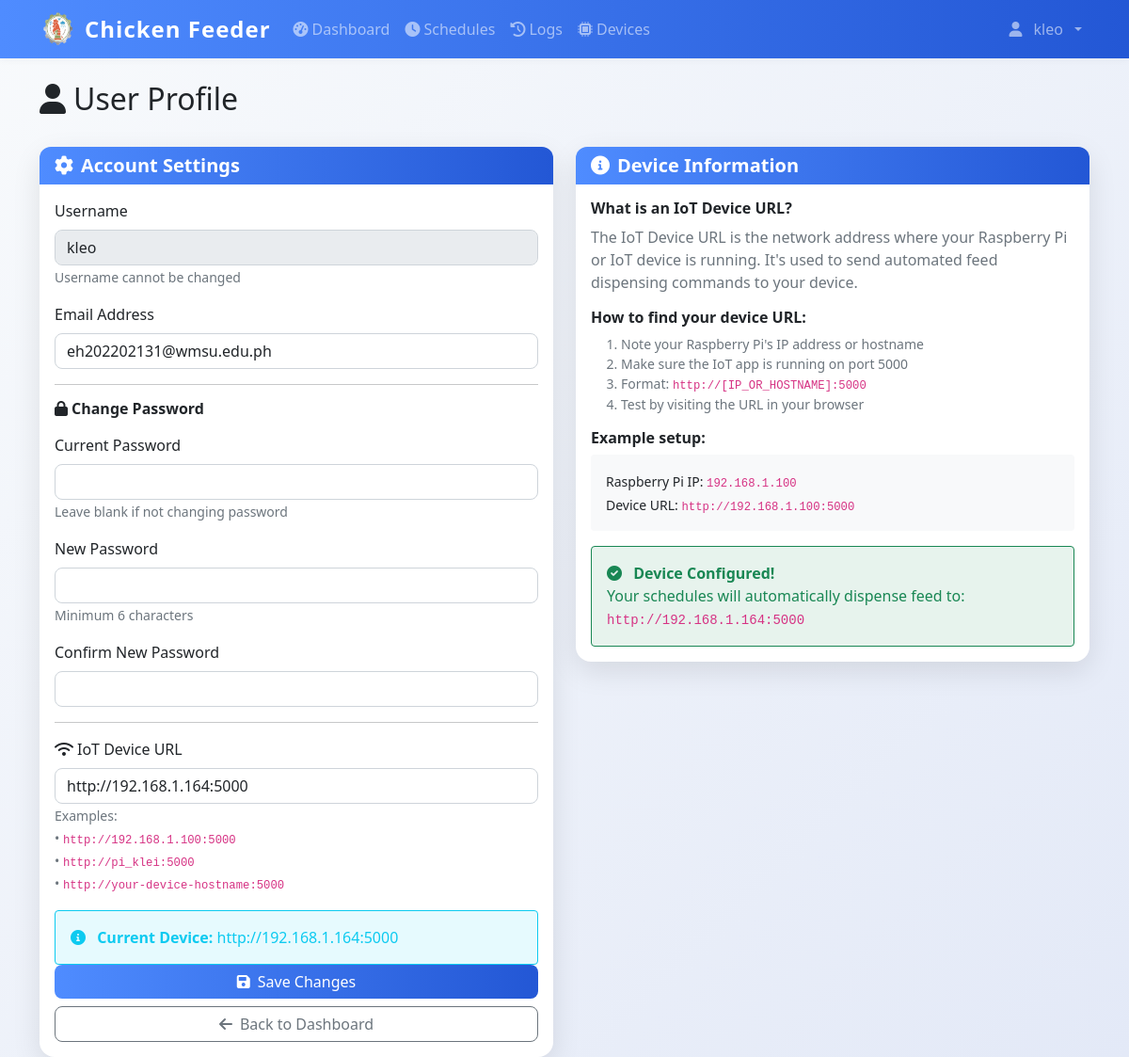
The page /profile (signed in) on the database its author committed.
### models.py (models this page shows)
class User(UserMixin, db.Model):
    id = db.Column(db.Integer, primary_key=True)
    username = db.Column(db.String(80), unique=True, nullable=False)
    email = db.Column(db.String(120), unique=True, nullable=False)
    password_hash = db.Column(db.String(120), nullable=False)
    iot_device_url = db.Column(db.String(255), nullable=True)  # e.g., 'http://192.168.1.100:5000' or 'pi_klei'
    is_admin = db.Column(db.Boolean, default=True)
    created_at = db.Column(db.DateTime, default=datetime.now)

### app.py (the view, shortened to what this page needs)
@app.route('/profile', methods=['GET', 'POST'])
@login_required
def profile():
    return render_template('profile.html', user=current_user)

### app.py (called while the page is built)
@login_manager.user_loader
def load_user(user_id):
    return db.session.get(User, int(user_id))

@app.context_processor
def inject_datetime():
    return {'datetime': datetime}

@app.before_request
def restrict_admin_from_user_pages():
    if current_user.is_authenticated and getattr(current_user, 'is_admin', False):
        if not request.path.startswith('/admin'):
            if not request.path.startswith('/static') and not request.path.startswith('/logout'):
                return redirect(url_for('admin.dashboard'))

### templates/profile.html (shortened to what this page needs)
{% extends "base.html" %}
{% block content %}
<div class="container mt-4">
    <div class="row mb-4">
        <div class="col">
            <h1 class="h2">
                <i class="fas fa-user me-2"></i>User Profile
            </h1>
        </div>
    </div>
    <div class="row">
        <div class="col-lg-6">
            <div class="card shadow">
                <div class="card-header bg-primary text-white">
                    <h5 class="card-title mb-0">
                        <i class="fas fa-cog me-2"></i>Account Settings
                    </h5>
                </div>
                <div class="card-body">
                    <form method="POST">
                        <div class="mb-3">
                            <label for="username" class="form-label">Username</label>
                            <input type="text" class="form-control" id="username" value="{{ user.username }}" disabled>
                            <small class="text-muted">Username cannot be changed</small>
                        </div>
                        <div class="mb-3">
                            <label for="email" class="form-label">Email Address</label>
                            <input type="email" class="form-control" id="email" name="email" value="{{ user.email }}" required>
                        </div>
                        <hr>
                        <h6 class="mb-3">
                            <i class="fas fa-lock me-1"></i>Change Password
                        </h6>
                        <div class="mb-3">
                            <label for="current_password" class="form-label">Current Password</label>
                            <input type="password" class="form-control" id="current_password" name="current_password">
                            <small class="text-muted">Leave blank if not changing password</small>
                        </div>
                        <div class="mb-3">
                            <label for="new_password" class="form-label">New Password</label>
                            <input type="password" class="form-control" id="new_password" name="new_password">
                            <small class="text-muted">Minimum 6 characters</small>
                        </div>
                        <div class="mb-3">
                            <label for="confirm_password" class="form-label">Confirm New Password</label>
                            <input type="password" class="form-control" id="confirm_password" name="confirm_password">
                        </div>
                        <hr>
                        <div class="mb-3">
                            <label for="iot_device_url" class="form-label">
                                <i class="fas fa-wifi me-1"></i>IoT Device URL
                            </label>
                            <input type="text" class="form-control" id="iot_device_url" name="iot_device_url"
                                placeholder="http://192.168.1.100:5000"
                                value="{{ user.iot_device_url or '' }}">
                            <small class="form-text text-muted">
                                Examples:<br>
                                • <code>http://192.168.1.100:5000</code><br>
                                • <code>http://pi_klei:5000</code><br>
                                • <code>http://your-device-hostname:5000</code>
                            </small>
                        </div>
                        {% if user.iot_device_url %}
                        <div class="bg-info bg-opacity-10 text-info border border-info rounded p-3" role="alert">
                            <i class="fas fa-info-circle me-2"></i>
                            <strong>Current Device:</strong> {{ user.iot_device_url }}
                        </div>
                        {% else %}
                        <div class="bg-warning bg-opacity-10 text-warning border border-warning rounded p-3" role="alert">
                            <i class="fas fa-exclamation-triangle me-2"></i>
                            <strong>No device configured.</strong> Scheduled feeds will fail without an IoT device URL.
                        </div>
                        {% endif %}
                        <div class="d-grid gap-2">
                            <button type="submit" class="btn btn-primary">
                                <i class="fas fa-save me-2"></i>Save Changes
                            </button>
                            <a href="{{ url_for('dashboard') }}" class="btn btn-outline-secondary">
                                <i class="fas fa-arrow-left me-2"></i>Back to Dashboard
                            </a>
                        </div>
                    </form>
                </div>
            </div>
        </div>
        <div class="col-lg-6">
            <div class="card shadow">
                <div class="card-header bg-primary text-white">
                    <h5 class="card-title mb-0">
                        <i class="fas fa-info-circle me-2"></i>Device Information
                    </h5>
                </div>
                <div class="card-body">
                    <div class="mb-3">
                        <h6>What is an IoT Device URL?</h6>
                        <p class="text-muted">
                            The IoT Device URL is the network address where your Raspberry Pi or IoT device is running.
                            It's used to send automated feed dispensing commands to your device.
                        </p>
                    </div>
                    <div class="mb-3">
                        <h6>How to find your device URL:</h6>
                        <ol class="text-muted small">
                            <li>Note your Raspberry Pi's IP address or hostname</li>
                            <li>Make sure the IoT app is running on port 5000</li>
                            <li>Format: <code>http://[IP_OR_HOSTNAME]:5000</code></li>
                            <li>Test by visiting the URL in your browser</li>
                        </ol>
                    </div>
                    <div class="mb-3">
                        <h6>Example setup:</h6>
                        <div class="bg-light p-3 rounded">
                            <small>
                                Raspberry Pi IP: <code>192.168.1.100</code><br>
                                Device URL: <code>http://192.168.1.100:5000</code>
                            </small>
                        </div>
                    </div>
                    {% if user.iot_device_url %}
                    <div class="bg-success bg-opacity-10 text-success border border-success rounded p-3" role="alert">
                        <i class="fas fa-check-circle me-2"></i>
                        <strong>Device Configured!</strong><br>
                        Your schedules will automatically dispense feed to: <code>{{ user.iot_device_url }}</code>
                    </div>
                    {% endif %}
                </div>
            </div>
        </div>
    </div>
</div>
{% endblock %}

### templates/base.html (shortened to what this page needs)
<!DOCTYPE html>
<html lang="en">
<head>
    <link href="https://cdn.jsdelivr.net/npm/bootstrap@5.1.3/dist/css/bootstrap.min.css" rel="stylesheet">
    <link href="https://cdnjs.cloudflare.com/ajax/libs/font-awesome/6.0.0/css/all.min.css" rel="stylesheet">
    <link href="{{ url_for('static', filename='css/style.css') }}" rel="stylesheet">
</head>
<body>
    {% if current_user.is_authenticated %}
    <nav class="navbar navbar-expand-lg navbar-dark bg-primary">
        <div class="container">
            <div class="d-flex align-items-center gap-2">
                <img src="{{ url_for('static', filename='img/chicken-logo.png') }}" alt="Logo" style="width:40px;height:40px;" >
                <a class="navbar-brand" href="{{ url_for('dashboard') }}">
                   Chicken Feeder
                </a>
            </div>
            <div class="collapse navbar-collapse" id="navbarNav">
                <ul class="navbar-nav me-auto">
                    <li class="nav-item">
                        <a class="nav-link {% if request.endpoint == 'dashboard' %}active{% endif %}"
                           href="{{ url_for('dashboard') }}">
                            <i class="fas fa-tachometer-alt me-1"></i>Dashboard
                        </a>
                    </li>
                    <li class="nav-item">
                        <a class="nav-link {% if request.endpoint in ['schedules', 'add_schedule'] %}active{% endif %}"
                           href="{{ url_for('schedules') }}">
                            <i class="fas fa-clock me-1"></i>Schedules
                        </a>
                    </li>
                    <li class="nav-item">
                        <a class="nav-link {% if request.endpoint == 'logs' %}active{% endif %}"
                           href="{{ url_for('logs') }}">
                            <i class="fas fa-history me-1"></i>Logs
                        </a>
                    </li>
                    <li class="nav-item">
                        <a class="nav-link {% if request.endpoint in ['devices', 'add_device'] %}active{% endif %}"
                           href="{{ url_for('devices') }}">
                            <i class="fas fa-microchip me-1"></i>Devices
                        </a>
                    </li>
                </ul>
                <ul class="navbar-nav">
                    <li class="nav-item dropdown">
                        <a class="nav-link dropdown-toggle d-flex align-items-center gap-2" href="#" id="navbarDropdown" role="button"
                           data-bs-toggle="dropdown" aria-expanded="false">
                            <i class="fas fa-user me-1 "></i>{{ current_user.username }}
                        </a>
                    </li>
                </ul>
            </div>
        </div>
    </nav>
    {% endif %}
    <main class="container-fluid align-items-center">
        {% block content %}{% endblock %}
    </main>
</body>
</html>

### static/css/style.css (style rules this page uses)
:root { --primary-color: #2c5f2d; --secondary-color: #97bc62; --success-color: #28a745; --danger-color: #dc3545; --warning-color: #ffc107; --info-color: #17a2b8; --light-color: #f8f9fa; --dark-color: #343a40; }
body { font-family: 'Segoe UI', Tahoma, Geneva, Verdana, sans-serif; background-color: #f5f7fa; }
.navbar-brand { font-weight: bold; font-size: 1.5rem; }
.navbar-nav .nav-link { font-weight: 500; transition: all 0.2s ease; }
.card { border: none; border-radius: 12px; box-shadow: 0 2px 10px rgba(0,0,0,0.08); transition: all 0.3s ease; }
.card-header { background: linear-gradient(135deg, #f8f9fa 0%, #e9ecef 100%); border-bottom: 1px solid #dee2e6; border-radius: 12px 12px 0 0 !important; font-weight: 600; }
.btn { border-radius: 8px; font-weight: 500; transition: all 0.2s ease; }
.btn-primary { background: linear-gradient(135deg, var(--primary-color) 0%, var(--secondary-color) 100%); border: none; }
.form-control, .form-select { border-radius: 8px; border: 1px solid #ced4da; transition: all 0.2s ease; }
.card.shadow { box-shadow: 0 10px 30px rgba(0,0,0,0.1) !important; }

### templates/base.html (style rules this page uses)
body { background: linear-gradient(135deg, #f8fafc 0%, #e3e9f7 100%); min-height: 100vh; }
.navbar { box-shadow: 0 2px 8px rgba(0,0,0,0.04); }
.card { border-radius: 1rem; box-shadow: 0 4px 24px rgba(0,0,0,0.07); }
.btn-primary, .bg-primary { background: linear-gradient(90deg, #4f8cff 0%, #2357d5 100%) !important; border: none; }
.card-title, h1, h2, h3, h4, h5, h6 { font-family: 'Segoe UI', 'Roboto', 'Arial', sans-serif; font-weight: 600; }
.navbar-brand { font-weight: bold; letter-spacing: 1px; }

### rows shown on the page
User: username "kleo", email "eh202202131@wmsu.edu.ph", iot_device_url "http://192.168.1.164:5000"
